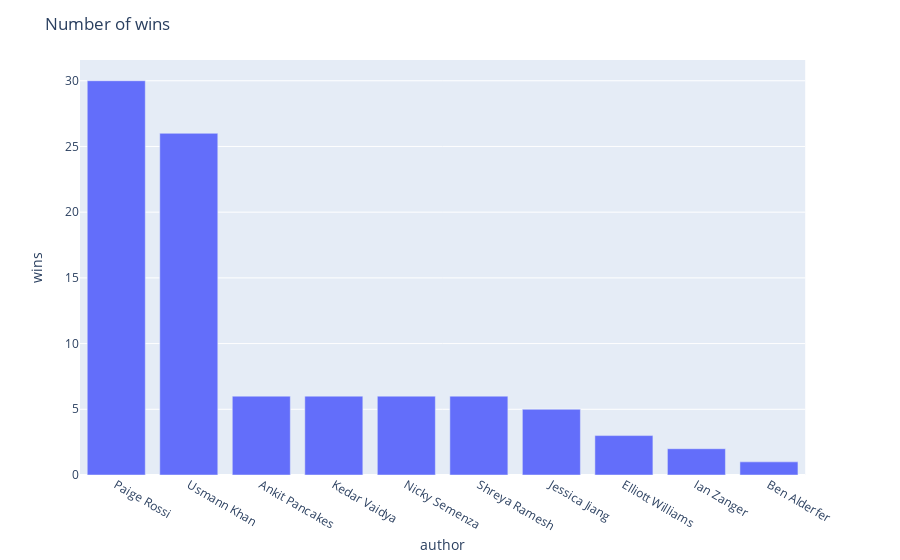

The cell this chart's notebook holds for it:
### Code cell
px.bar(wins, y='wins', x='author').update_xaxes(categoryorder='total descending').update_layout(title='Number of wins')

### Figure 1 — Plotly figure (JSON) as saved in the notebook; plotly's stock layout.template omitted (floating-point values rounded to 4 significant figures)
{"data": [{"alignmentgroup": "True", "hoverlabel": {"namelength": 0}, "hovertemplate": "author=%{x}<br>wins=%{y}", "legendgroup": "", "marker": {"color": "#636efa"}, "name": "", "offsetgroup": "", "orientation": "v", "showlegend": false, "textposition": "auto", "type": "bar", "x": ["Ankit Pancakes", "Ben Alderfer", "Elliott Williams", "Ian Zanger", "Jessica Jiang", "Kedar Vaidya", "Nicky Semenza", "Paige Rossi", "Shreya Ramesh", "Usmann Khan"], "xaxis": "x", "y": [6, 1, 3, 2, 5, 6, 6, 30, 6, 26], "yaxis": "y"}], "layout": {"autosize": true, "barmode": "relative", "legend": {"tracegroupgap": 0}, "margin": {"t": 60}, "title": {"text": "Number of wins"}, "xaxis": {"anchor": "y", "autorange": true, "categoryorder": "total descending", "domain": [0, 0.98], "range": [-0.5, 9.5], "title": {"text": "author"}, "type": "category"}, "yaxis": {"anchor": "x", "autorange": true, "domain": [0, 1], "range": [0, 31.58], "title": {"text": "wins"}, "type": "linear"}}}
